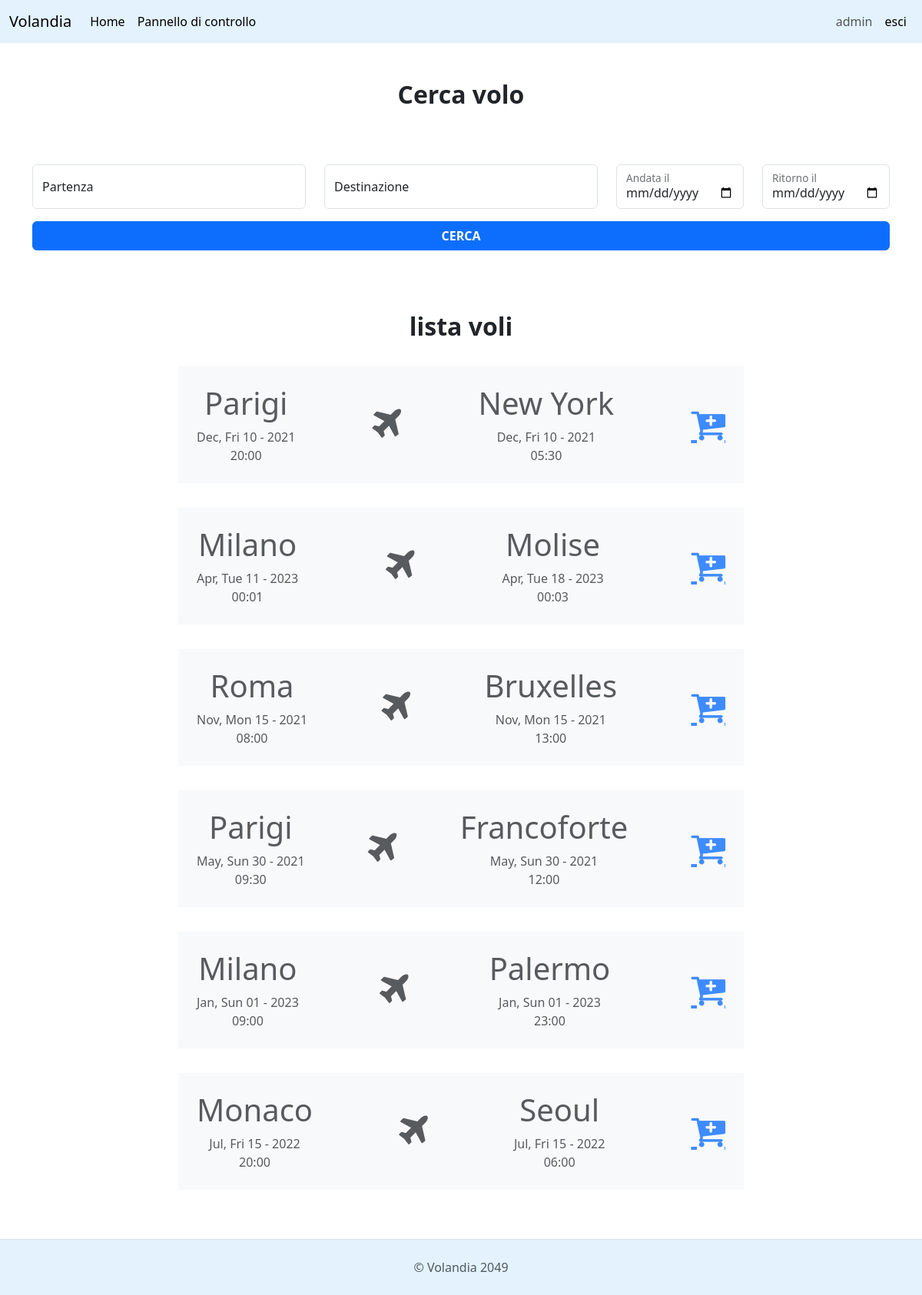
The app's page /index.php (signed in) with its own data.
### tables this page shows
CREATE TABLE `voli` (
  `NumeroVolo` varchar(10) NOT NULL,
  `Origine` varchar(30) NOT NULL,
  `Destinazione` varchar(30) NOT NULL,
  `DataPartenza` timestamp NOT NULL DEFAULT current_timestamp(),
  `DataArrivo` timestamp NOT NULL DEFAULT current_timestamp(),
  `Prezzo` int(11) NOT NULL,
  `Cod_IATA` varchar(10) NOT NULL
);

### index.php (the view, shortened to what this page needs)
<html>
<head>
  <link href="https://cdn.jsdelivr.net/npm/bootstrap@5.3.0-alpha1/dist/css/bootstrap.min.css" rel="stylesheet" />
  <link href="https://cdnjs.cloudflare.com/ajax/libs/font-awesome/4.7.0/css/font-awesome.min.css" rel="stylesheet">
</head>
<body class="d-flex flex-column min-vh-100">
  <header>
    <nav class="navbar navbar-expand-lg" style="background-color: #e3f2fd;">
      <div class="container-fluid">
        <a class="navbar-brand" href="#">Volandia</a>
        <div class="collapse navbar-collapse" id="navbarNav">
          <ul class="navbar-nav">
            <li class="nav-item">
              <a class="nav-link active" aria-current="page" href="#">Home</a>
            </li>
            <?php
            include "utils/navbarDaAdmin.php";
            ?>
          </ul>
          <?php
          include "utils/navbarLoggato.php";
          ?>
        </div>
      </div>
    </nav>
  </header>
  <div class="container">
    <form action="cercavolo.php" method="POST">
      <h2 class="text-center my-5 fw-bold">Cerca volo</h2>
      <div class="row g-4 my-2">
        <div class="col-md-4">
          <div class="form-floating">
            <input type="text" class="form-control" id="floatingInputGrid1" placeholder="name@example.com" name="origine" required>
            <label for="floatingInputGrid1">Partenza</label>
          </div>
        </div>
        <div class="col-md-4">
          <div class="form-floating">
            <input type="text" class="form-control" id="floatingInputGrid2" placeholder="name@example.com" name="destinazione" required>
            <label for="floatingInputGrid2">Destinazione</label>
          </div>
        </div>
        <div class="col-md-2">
          <div class="form-floating">
            <input type="date" class="form-control" id="floatingInputGrid3" placeholder="name@example.com" name="giorno_andata" required>
            <label for="floatingInputGrid3">Andata il</label>
          </div>
        </div>
        <div class="col-md-2">
          <div class="form-floating">
            <input type="date" class="form-control" id="floatingInputGrid4" placeholder="name@example.com" name="giorno_ritorno">
            <label for="floatingInputGrid4">Ritorno il</label>
          </div>
        </div>
      </div>
      <div class="d-grid">
        <button class="btn btn-primary btn-login text-uppercase fw-bold" type="submit">Cerca</button>
      </div>
    </form>
  </div>
  <div class="container my-5">
    <h2 class="text-center fw-bold my-3">lista voli</h1>
      <?php
       require_once "utils/connessione.php";
       $sqlvoli = "SELECT * FROM voli";
       $statement = $db_connection->prepare($sqlvoli);
       $statement->execute();
       if ($statement->rowCount() > 0) {
         while ($row = $statement->fetch(PDO::FETCH_ASSOC)) {
           echo '<div class="d-flex justify-content-center row">
     <div class="col-md-8">
     <div class="card border-0 my-3">
         <div class="card-body d-flex flex-column justify-content-between p-0">
             <div class="bg-light text-muted p-4 bg-top">
                 <div class="d-flex flex-row justify-content-between">
                     <div class="d-flex flex-column justify-content-between align-items-center">
                         <h1>' . $row["Origine"] . '</h1><span>' . date_format(date_create($row["DataPartenza"]), 'M, D d  - Y') . '</span><span>' . date_format(date_create($row["DataPartenza"]), 'H:i') . '</span></div>
                     <div class="d-flex flex-column justify-content-center"><i class="fa fa-plane fa-3x"></i></div>
                     <div class="d-flex flex-column justify-content-between align-items-center">
                         <h1>' . $row["Destinazione"] . '</h1><span>' . date_format(date_create($row["DataArrivo"]), 'M, D d - Y') . '</span><span>' . date_format(date_create($row["DataArrivo"]), 'H:i') . '</span></div>
                         <div class="d-flex flex-column justify-content-center"><a class="fa fa-cart-plus fa-3x" style="color: #3e8bff;" href=comprabiglietto.php?numerovolo=' . $row["NumeroVolo"] . '></a></div>
                 </div>
             </div>
         </div>
     </div>
 </div>
 </div>';
         }
       }
       ?>
  </div>
  <footer class="d-flex flex-wrap justify-content-between align-items-center py-4 border-top mt-auto" style="background-color: #e3f2fd;">
    <div class="align-items-center mx-auto">
      <span class="text-muted">&copy; Volandia 2049</span>
    </div>
  </footer>
</body>
</html>

### utils/navbarDaAdmin.php (shortened to what this page needs)
<?php
if (isset($_SESSION['admin'])) {
    if($_SESSION['admin']){
        echo '<li><a class="nav-link active" href="pannellodicontrollo.php" >Pannello di controllo</a></li>';
    }
}
?>

### utils/navbarLoggato.php (shortened to what this page needs)
<?php
if (isset($_SESSION['loggedin'])) {
    echo "<ul class='navbar-nav ms-auto'>";
    echo '<li><a class="nav-link">'. $_SESSION['name'] .'</a></li>';
    echo '<li><a class="nav-link active" href="utils/logout.php" >esci</a></li>';
    echo "</ul>";
}else{
    echo "<ul class='navbar-nav ms-auto'>";
    echo '<li><a class="nav-link active" href="login.php">entra</a></li>';
    echo '<li><a class="nav-link active" href="register.php" >registrati</a></li>';
    echo "</ul>";
}
?>

### records on screen
voli: Origine "Parigi", DataPartenza "Dec, Fri 10 - 2021", DataPartenza "20:00", Destinazione "New York", DataArrivo "Dec, Fri 10 - 2021", DataArrivo "05:30"
voli: Origine "Milano", DataPartenza "Apr, Tue 11 - 2023", DataPartenza "00:01", Destinazione "Molise", DataArrivo "Apr, Tue 18 - 2023", DataArrivo "00:03"
voli: Origine "Roma", DataPartenza "Nov, Mon 15 - 2021", DataPartenza "08:00", Destinazione "Bruxelles", DataArrivo "Nov, Mon 15 - 2021", DataArrivo "13:00"
voli: Origine "Parigi", DataPartenza "May, Sun 30 - 2021", DataPartenza "09:30", Destinazione "Francoforte", DataArrivo "May, Sun 30 - 2021", DataArrivo "12:00"
voli: Origine "Milano", DataPartenza "Jan, Sun 01 - 2023", DataPartenza "09:00", Destinazione "Palermo", DataArrivo "Jan, Sun 01 - 2023", DataArrivo "23:00"
voli: Origine "Monaco", DataPartenza "Jul, Fri 15 - 2022", DataPartenza "20:00", Destinazione "Seoul", DataArrivo "Jul, Fri 15 - 2022", DataArrivo "06:00"

### other values on screen
$_SESSION['name'] "admin"
